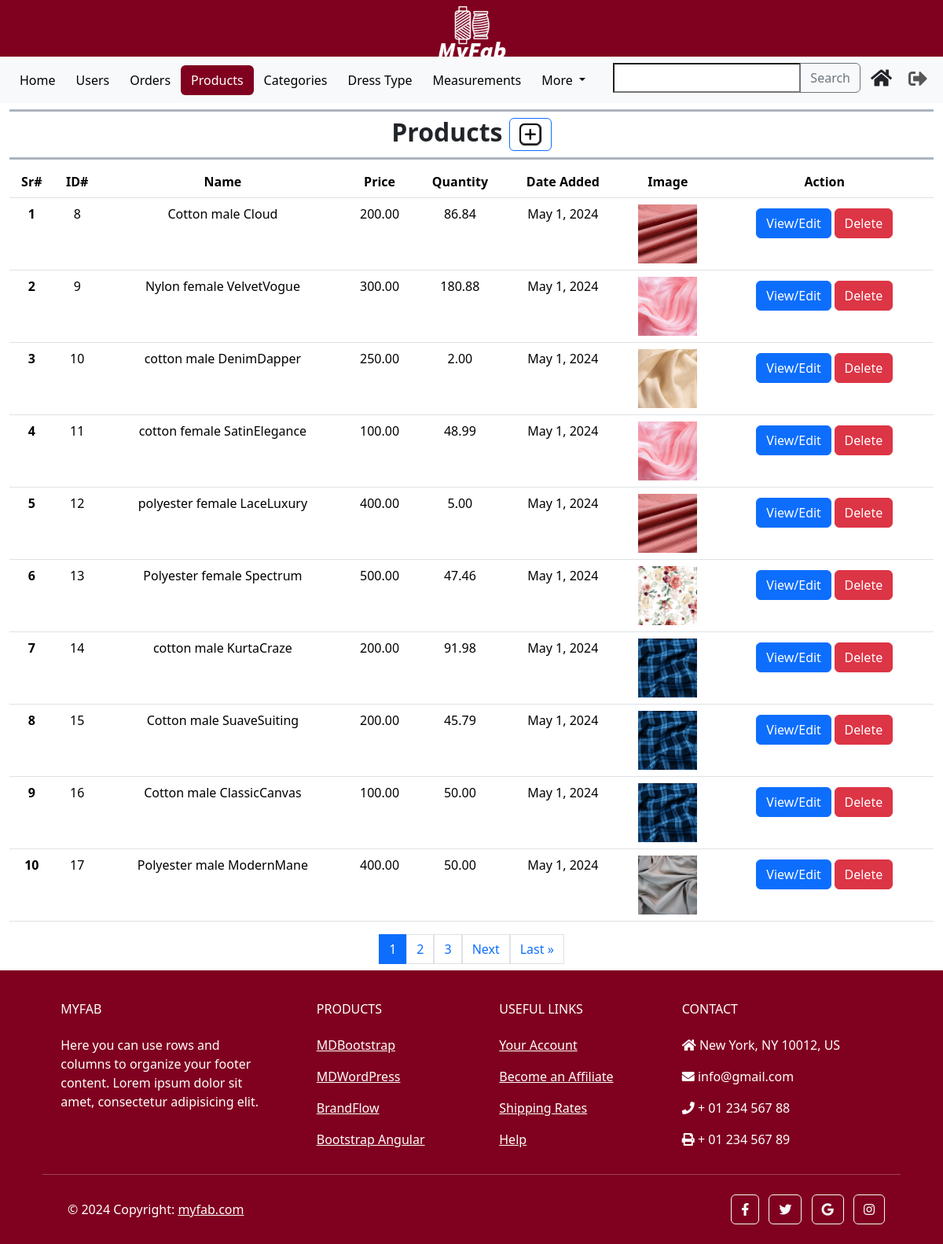
/custom_admin/products/ (signed in), run on an earlier commit of the app's database.
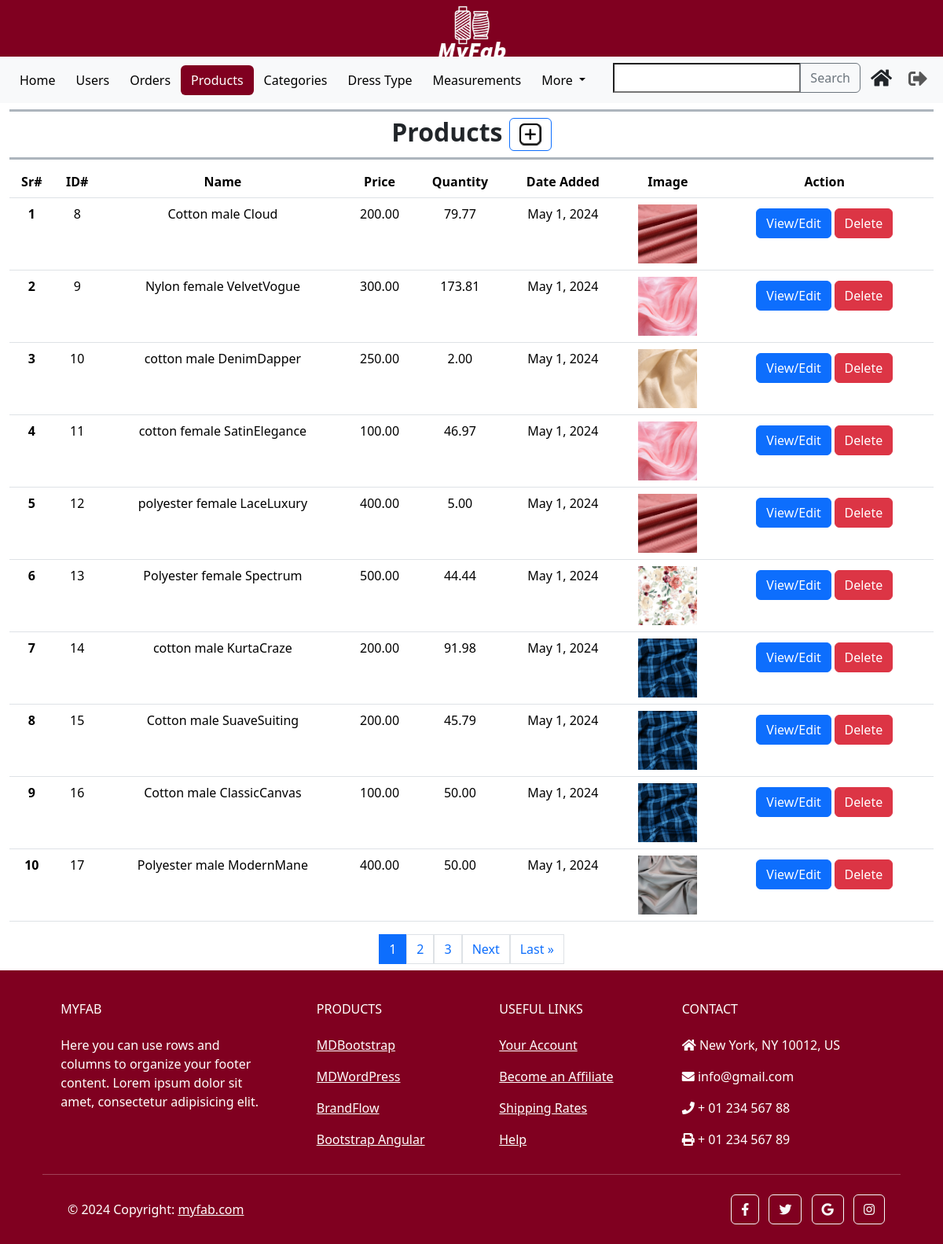
And on a later commit of the database.
### main/models.py (models this page shows, shortened)
class Product(models.Model):
    name = models.CharField(max_length=255, unique=True, blank=False, null=False)
    price = models.DecimalField(max_digits=10, decimal_places=2, default=0, validators=[MinValueValidator(0)])
    image = models.ImageField(upload_to='images/products')
    description = models.TextField(blank=True)
    qty = models.DecimalField(max_digits=10, decimal_places=2, default=0, validators=[MinValueValidator(0)])
    add_date = models.DateField(auto_now_add=True)
    is_active = models.BooleanField(default=True)
    usages = models.ManyToManyField(Usage)
    category_choices = models.ManyToManyField(CategoryChoice)

### custom_admin/views.py (the view)
# urls.py: path('products/', AdminProducts.as_view(), name = 'admin_products'),
class AdminProducts(View):
    def get(self, request):
        products = Product.objects.all()
        paginator = Paginator(products, 10)
        page_number = request.GET.get('page')
        try:
            paged_products = paginator.page(page_number)
        except PageNotAnInteger:
            paged_products = paginator.page(1)
        except EmptyPage:
             paged_products = paginator.page(paginator.num_pages)
        start_serial_number = (paged_products.number - 1) * paginator.per_page + 1
        serial_numbers = list(range(start_serial_number, start_serial_number + len(paged_products)))
        zipped_data = zip(serial_numbers, paged_products)
        context = {'zipped_data': zipped_data, 'products': paged_products}
        return render(request, 'admin_products.html', context)

### templates/admin_products.html (shortened to what the changed rows need)
{% extends 'admin_base.html' %}
{% load static %}
{% block content %}
    <section class="mb-2">
        <div class="container-fluid">
            <div class="row h-100">
                <div class="col-12">
                    <div class="table-responsive text-center">
                        <table class="table  table-hover">
                            <thead>
                            <tr>
                                <th scope="col">Sr#</th>
                                <th scope="col">ID#</th>
                                <th scope="col">Name</th>
                                <th scope="col">Price</th>
                                <th scope="col">Quantity</th>
                                <th scope="col">Date Added</th>
                                <th scope="col">Image</th>
                                <th scope="col">Action</th>
                            </tr>
                            </thead>
                            <tbody id="product-table-body">
                                {% for serial_number, product in zipped_data %}
                                <tr>
                                    <th scope="row">{{ serial_number }}</th>
                                    <td>{{ product.id }}</td>
                                    <td>{{ product.name }}</td>
                                    <td>{{ product.price }}</td>
                                    <td>{{ product.qty }}</td>
                                    <td>{{ product.add_date }}</td>
                                    <td>
                                        <a href="{{ product.image.url }}" target="_blank">
                                            <img class="thumbnail-image" src="{{ product.image.url }}" alt="{{ product.name }} Image">
                                        </a>
                                    </td>
                                    <td>
                                        <button class="btn btn-sm">
                                            <a href="{% url "custom_admin:admin_product_edit" product.id %}" class="btn btn-primary">View/Edit</a>
                                            <a href="{% url "custom_admin:admin_product_delete" product.id %}" class="btn btn-danger">Delete</a>
                                        </button>
                                    </td>
                                </tr>
                                {% endfor %}
                            </tbody>
                        </table>
                    </div>
                </div>
            </div>
        </div>
    </section>
{% endblock content %}

What changed in the data, as far as the page shows it:
changed Product "Cotton male Cloud": qty "86.84" → "79.77"
changed Product "Nylon female VelvetVogue": qty "180.88" → "173.81"
changed Product "cotton female SatinElegance": qty "48.99" → "46.97"
changed Product "Polyester female Spectrum": qty "47.46" → "44.44"
